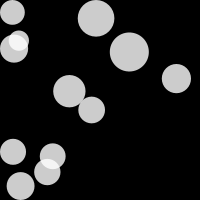
Frame 1 (no input)
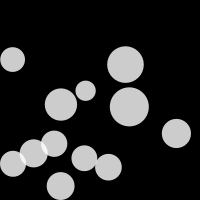
Frame 60 (the mouse pressed at the canvas centre just before this capture)
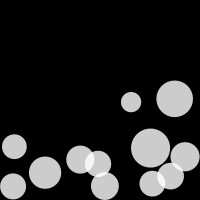
Frame 120 (the mouse held since frame 60 and released just before this capture)

The Processing sketch that drew these frames (run headless with seeded random() and noise(); from frame 60 on, the mouse is pressed at the canvas centre):

// Processing sketch: BouncyBubbles
// ── BouncyBubbles.pde
/**
 * Bouncy Bubbles. 
 * Based on code from Keith Peters (www.bit-101.com). 
 * 
 * Multiple-object collision.
 */
 
 
int numBalls = 12;
float spring = 0.05;
float gravity = 0.03;
Ball[] balls = new Ball[numBalls];

void setup() 
{
  size(200, 200);
  noStroke();
  smooth();
  for (int i = 0; i < numBalls; i++) {
    balls[i] = new Ball(random(width), random(height), random(20, 40), i, balls);
  }
}

void draw() 
{
  background(0);
  for (int i = 0; i < numBalls; i++) {
    balls[i].collide();
    balls[i].move();
    balls[i].display();  
  }
}

class Ball {
  float x, y;
  float diameter;
  float vx = 0;
  float vy = 0;
  int id;
  Ball[] others;
 
  Ball(float xin, float yin, float din, int idin, Ball[] oin) {
    x = xin;
    y = yin;
    diameter = din;
    id = idin;
    others = oin;
  } 
  
  void collide() {
    for (int i = id + 1; i < numBalls; i++) {
      float dx = others[i].x - x;
      float dy = others[i].y - y;
      float distance = sqrt(dx*dx + dy*dy);
      float minDist = others[i].diameter/2 + diameter/2;
      if (distance < minDist) { 
        float angle = atan2(dy, dx);
        float targetX = x + cos(angle) * minDist;
        float targetY = y + sin(angle) * minDist;
        float ax = (targetX - others[i].x) * spring;
        float ay = (targetY - others[i].y) * spring;
        vx -= ax;
        vy -= ay;
        others[i].vx += ax;
        others[i].vy += ay;
      }
    }   
  }
  
  void move() {
    vy += gravity;
    x += vx;
    y += vy;
    if (x + diameter/2 > width) {
      x = width - diameter/2;
      vx += -0.9; 
    }
    else if (x - diameter/2 < 0) {
      x = diameter/2;
      vx *= -0.9;
    }
    if (y + diameter/2 > height) {
      y = height - diameter/2;
      vy *= -0.9; 
    } 
    else if (y - diameter/2 < 0) {
      y = diameter/2;
      vy *= -0.9;
    }
  }
  
  void display() {
    fill(255, 204);
    ellipse(x, y, diameter, diameter);
  }
}
